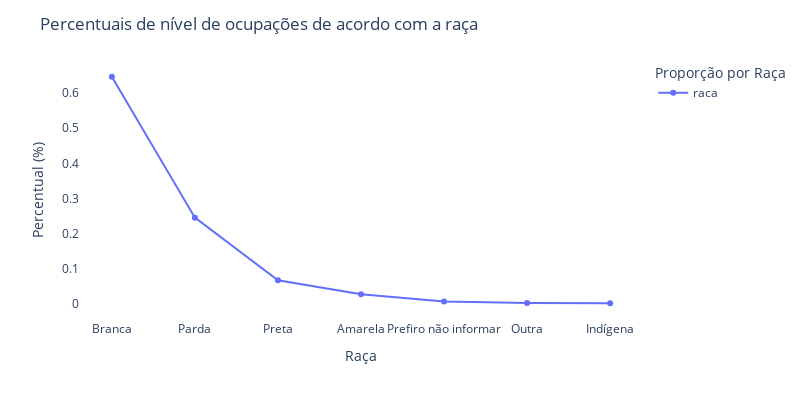

This figure's notebook cell:
### Code cell
fig = px.line(racas,markers=True)
fig.update_layout(title="Percentuais de nível de ocupações de acordo com a raça", plot_bgcolor='rgba(0,0,0,0)',                  
                   legend_title='Proporção por Raça',width=800, height=400)
fig.update_yaxes(title="Percentual (%)")
fig.update_xaxes(title="Raça")
fig.show()

### Figure 1 — Plotly figure (JSON) as saved in the notebook; plotly's stock layout.template omitted (floating-point values rounded to 4 significant figures)
{"data": [{"hovertemplate": "variable=raca<br>index=%{x}<br>value=%{y}<extra></extra>", "legendgroup": "raca", "line": {"color": "#636efa", "dash": "solid"}, "marker": {"symbol": "circle"}, "mode": "markers+lines", "name": "raca", "orientation": "v", "showlegend": true, "type": "scatter", "x": ["Branca", "Parda", "Preta", "Amarela", "Prefiro não informar", "Outra", "Indígena"], "xaxis": "x", "y": [0.6459, 0.2457, 0.0676, 0.0279, 0.007511, 0.002861, 0.002504], "yaxis": "y"}], "layout": {"height": 400, "legend": {"title": {"text": "Proporção por Raça"}, "tracegroupgap": 0}, "margin": {"t": 60}, "plot_bgcolor": "rgba(0,0,0,0)", "title": {"text": "Percentuais de nível de ocupações de acordo com a raça"}, "width": 800, "xaxis": {"anchor": "y", "domain": [0, 1], "title": {"text": "Raça"}}, "yaxis": {"anchor": "x", "domain": [0, 1], "title": {"text": "Percentual (%)"}}}}
